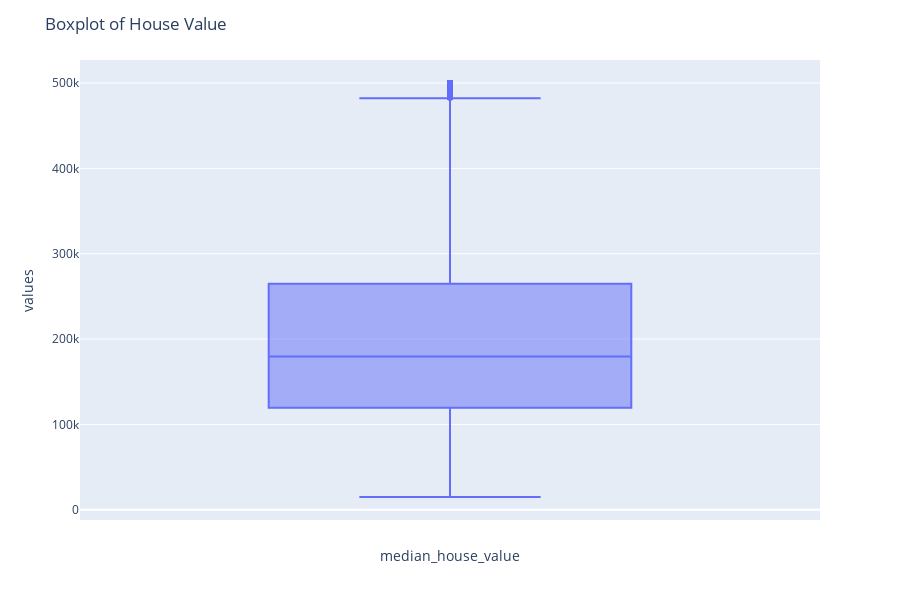

Source (notebook cell):
### Code cell
import pandas as pd
import plotly.express as px
import plotly.graph_objects as go

fig = px.box(data, y="median_house_value")
fig.update_layout(title="Boxplot of House Value",
                  yaxis_title="values",
                  xaxis_title="median_house_value",
                  showlegend=False,
                  height=600)

### Figure 1 — Plotly figure (JSON) as saved in the notebook; plotly's stock layout.template omitted (floating-point values rounded to 4 significant figures; data arrays with more than 128 entries replaced by an {"elided": "..."} marker saying what was removed)
{"data": [{"alignmentgroup": "True", "hovertemplate": "median_house_value=%{y}<extra></extra>", "legendgroup": "", "marker": {"color": "#636efa"}, "name": "", "notched": false, "offsetgroup": "", "orientation": "v", "showlegend": false, "type": "box", "x0": " ", "xaxis": "x", "y": {"elided": "20640 int values"}, "y0": " ", "yaxis": "y"}], "layout": {"boxmode": "group", "height": 600, "legend": {"tracegroupgap": 0}, "margin": {"t": 60}, "showlegend": false, "title": {"text": "Boxplot of House Value"}, "xaxis": {"anchor": "y", "domain": [0, 1], "title": {"text": "median_house_value"}}, "yaxis": {"anchor": "x", "domain": [0, 1], "title": {"text": "values"}}}}
